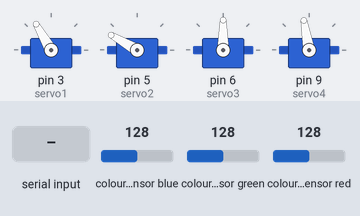
Recording of a sketch running on a simulated Arduino Uno, built with avr-gcc and run on an emulated ATmega328P. Parts: 4 × servo. Inputs (shaded band) come from the test bench; at power-on: colour sensor blue 128, colour sensor green 128, colour sensor red 128. What the sketch prints to the serial monitor is not drawn.

Above: at 3.2 s.
3.3 s: "START\n" received over Serial
At 5.0 s:
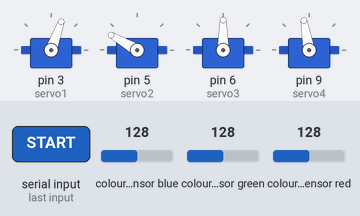
At 6.4 s:
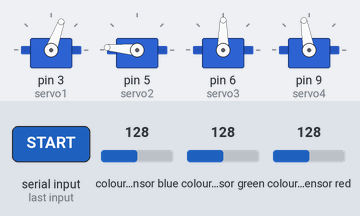
Timing chart, 0 to 21.3 s (numbered marks = the images above; inputs shaded):
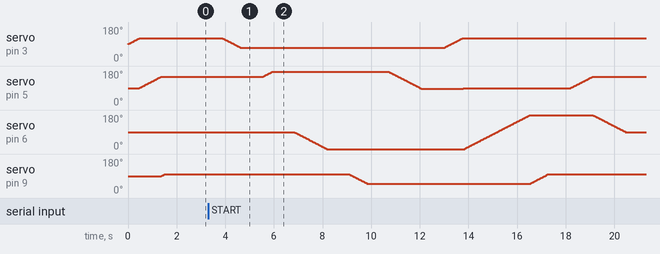

The sketch:

Brat_robotic.ino
```cpp
#include <Servo.h>
#include <Wire.h>
#include <Adafruit_TCS34725.h>
#include <ArduinoJson.h>
#include <SoftwareSerial.h>

SoftwareSerial espSerial(10, 11);

String culoareCos[3] = {"RED", "GREEN", "BLUE"};
int nrCosuri = 3;

Servo servo1, servo2, servo3, servo4;

Adafruit_TCS34725 tcs = Adafruit_TCS34725(
  TCS34725_INTEGRATIONTIME_600MS,
  TCS34725_GAIN_1X
);

bool sortareActiva = false;

void moveServo(Servo &s, int from, int to, int stepDelay = 15);
void pozitieInitiala();
void preluareObiect();
void sorteazaInCos(String culoare);
String deduceCuloare(uint16_t r, uint16_t g, uint16_t b);

void setup() {
  Serial.begin(9600);
  espSerial.begin(9600);

  servo1.attach(3);
  servo2.attach(5);
  servo3.attach(6);
  servo4.attach(9);

  pozitieInitiala();

  if (tcs.begin()) {
    Serial.println("TCS34725 OK");
  } else {
    Serial.println("Eroare senzor");
    while (1);
  }

  Serial.println("Aștept configurare din Node-RED...");
}

void loop() {
  if (Serial.available()) {
    String linie = Serial.readStringUntil('\n');
    linie.trim();
    if (linie.length() == 0) return;

    if (linie == "START") {
      Serial.println("Sortarea a fost PORNITĂ!");
      sortareActiva = true;
      return;
    }

    if (linie == "STOP") {
      Serial.println("Sortarea a fost OPRITĂ!");
      sortareActiva = false;
      return;
    }

    StaticJsonDocument<128> doc;
    DeserializationError error = deserializeJson(doc, linie);
    if (!error) {
      nrCosuri = doc["nrCosuri"];
      JsonArray culori = doc["culori"].as<JsonArray>();
      for (int i = 0; i < nrCosuri; i++) {
        culoareCos[i] = String((const char*)culori[i]);
        Serial.print("Coș "); Serial.print(i + 1);
        Serial.print(" → culoare: "); Serial.println(culoareCos[i]);
      }
      Serial.println("✔ CONFIGURARE COMPLETĂ!");
      sortareActiva = false;
      return;
    }

    Serial.print("⚠ Eroare: "); Serial.println(linie);
  }

  if (!sortareActiva) return;

 // MEDIA valorilor RGB
uint32_t rSum = 0, gSum = 0, bSum = 0;
for (int i = 0; i < 5; i++) {
  uint16_t r, g, b, c;
  tcs.getRawData(&r, &g, &b, &c);
  rSum += r;
  gSum += g;
  bSum += b;
  delay(50);
}
uint16_t r = rSum / 5;
uint16_t g = gSum / 5;
uint16_t b = bSum / 5;

float sum = r + g + b;
float rNorm = (r / sum) * 255.0;
float gNorm = (g / sum) * 255.0;
float bNorm = (b / sum) * 255.0;

// Trimite și valorile RAW + SUM + NORMALIZED
espSerial.print("RAW: R=");
espSerial.print(r);
espSerial.print(" G=");
espSerial.print(g);
espSerial.print(" B=");
espSerial.print(b);
espSerial.print(" SUM=");
espSerial.print(sum);
espSerial.print(" | NORMALIZED: R=");
espSerial.print((int)rNorm);
espSerial.print(" G=");
espSerial.print((int)gNorm);
espSerial.print(" B=");
espSerial.println((int)bNorm);

Serial.print("R="); Serial.print(r);
Serial.print(" G="); Serial.print(g);
Serial.print(" B="); Serial.println(b);

String culoareDetectata = deduceCuloare(r, g, b);

if (culoareDetectata == "BLACK") {
  Serial.println("-> Nicio culoare detectata, posibil fundal negru");
  espSerial.println("COLOR:BLACK");
  return;
}

  Serial.print("-> Obiect detectat: ");
  Serial.println(culoareDetectata);

  preluareObiect();
  sorteazaInCos(culoareDetectata);
  pozitieInitiala();
  delay(2000);
}

String deduceCuloare(uint16_t r, uint16_t g, uint16_t b) {
  float sum = r + g + b;
  if (sum < 100) return "BLACK";

  float rNorm = (r / sum) * 255.0;
  float gNorm = (g / sum) * 255.0;
  float bNorm = (b / sum) * 255.0;

  // Detectare extinsă după reguli
  if (rNorm > 60 && gNorm > 110 && bNorm < 80) return "YELLOW";
  if (rNorm > 100 && gNorm > 70 && gNorm < 120 && bNorm < 80) return "ORANGE";
  if (rNorm > 80 && gNorm < 100 && bNorm < 100) return "RED";
  if (bNorm > 115 && gNorm > 60 && gNorm < 110 && rNorm < 70) return "VIOLET";
  if (gNorm > 105 && rNorm < 85 && bNorm < 85) return "GREEN";
  if (bNorm > 105 && gNorm > 85 && gNorm < 125 && rNorm < 60) return "BLUE";

  if (rNorm >= gNorm && rNorm >= bNorm) return "RED";
  if (gNorm >= rNorm && gNorm >= bNorm) return "GREEN";
  if (bNorm >= rNorm && bNorm >= gNorm) return "BLUE";
}


void pozitieInitiala() {
  moveServo(servo1, servo1.read(), 120);
  moveServo(servo2, servo2.read(), 150);
  moveServo(servo3, servo3.read(), 90);
  moveServo(servo4, servo4.read(), 100);
  delay(500);
}

void preluareObiect() {
  Serial.println("Cobor spre obiect");
  moveServo(servo1, servo1.read(), 70);
  delay(900);

  Serial.println("Cobor cotul");
  moveServo(servo2, servo2.read(), 175);
  delay(900);

  Serial.println("Amplasez incheietura");
  moveServo(servo3, servo3.read(), 0);
  delay(900);

  Serial.println("Prind obiect");
  moveServo(servo4, servo4.read(), 50);
  delay(900);

  Serial.println("Ridic cotul");
  moveServo(servo2, servo2.read(), 85);
  delay(900);
}

void sorteazaInCos(String culoare) {
  culoare.trim(); culoare.toUpperCase();

  bool gasit = false;
  for (int i = 0; i < nrCosuri; i++) {
    String c = culoareCos[i];
    c.trim(); c.toUpperCase();
    Serial.print("[DEBUG] Compar: "); Serial.print(culoare); Serial.print(" cu "); Serial.println(c);

    if (c == culoare) {
      gasit = true;
      if (i == 0) {
        Serial.println("Cos 1");
        moveServo(servo1, servo1.read(), 120);
        moveServo(servo2, servo2.read(), 90);
        moveServo(servo3, servo3.read(), 180);
        moveServo(servo4, servo4.read(), 100);
        delay(900);
      } else if (i == 1) {
        Serial.println("Cos 2");
        moveServo(servo1, servo1.read(), 140);
        moveServo(servo2, servo2.read(), 90);
        moveServo(servo3, servo3.read(), 140);
        moveServo(servo4, servo4.read(), 100);
        delay(900);
      } else if (i == 2) {
        Serial.println("Cos 3");
        moveServo(servo1, servo1.read(), 160);
        moveServo(servo2, servo2.read(), 100);
        moveServo(servo3, servo3.read(), 80);
        moveServo(servo4, servo4.read(), 100);
        delay(900);
      }
      Serial.print("COLOR:"); Serial.println(culoare);
      espSerial.print("COLOR:"); espSerial.println(culoare);
      break;
    }
  }
  if (!gasit) {
    Serial.println("Nicio culoare asociata! Nu fac miscare");
  }
}

void moveServo(Servo &s, int from, int to, int stepDelay) {
  int pas = (from < to) ? 1 : -1;
  for (int pos = from; pos != to; pos += pas) {
    s.write(pos);
    delay(stepDelay);
  }
  s.write(to);
}
```
